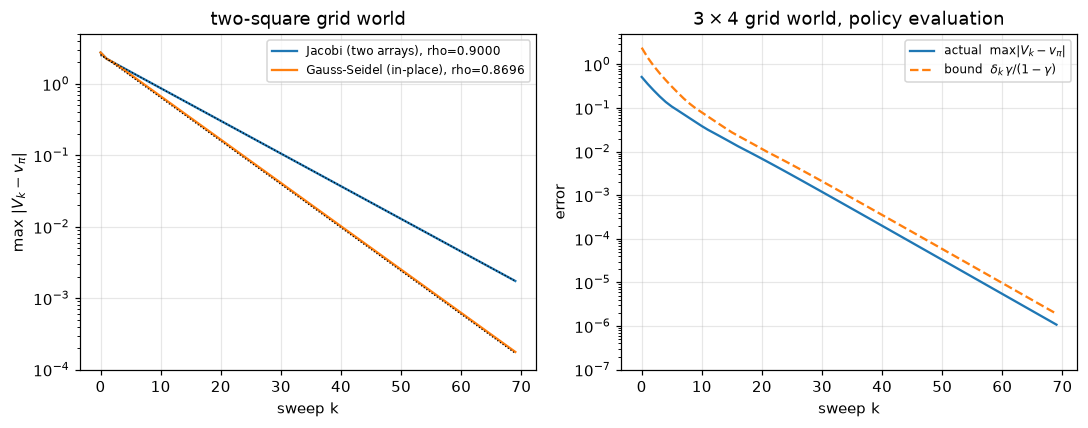

Python code for this plot:
"""논문 그림 생성 스크립트 (ch04_dp.tex의 그림 하나를 만든다).

왼쪽 : 두 칸짜리 그리드 월드에서 야코비(배열 둘)와 가우스-자이델(제자리) 갱신의
       오차 감소를 비교한다. 점선은 각 반복 행렬의 스펙트럼 반지름이 예측하는 기울기다.
오른쪽: 3x4 그리드 월드의 반복적 정책 평가에서 '실제 오차'와 정지 규칙이 보는
       'delta x gamma/(1-gamma)' 상한을 나란히 그린다.

실행:  python ch04/paper/fig_convergence.py
"""
import os
import sys

sys.path.append(os.path.join(os.path.dirname(os.path.abspath(__file__)), '..', '..'))

from collections import defaultdict

import matplotlib.pyplot as plt
import numpy as np

from common.gridworld import GridWorld
from ch04.s04_policy_eval import eval_onestep

GAMMA = 0.9
N_ITER = 70


def two_square_curves():
    """두 칸 세계에서 야코비/가우스-자이델의 오차 열을 만든다."""
    P = np.array([[0.5, 0.5], [0.5, 0.5]])
    r = np.array([0.0, -0.5])
    v_exact = np.linalg.solve(np.eye(2) - GAMMA * P, r)

    jacobi, gauss = [], []
    vj = np.zeros(2)
    vg = {'L1': 0.0, 'L2': 0.0}
    for _ in range(N_ITER):
        jacobi.append(np.max(np.abs(vj - v_exact)))
        gauss.append(max(abs(vg['L1'] - v_exact[0]), abs(vg['L2'] - v_exact[1])))
        vj = r + GAMMA * P @ vj
        vg['L1'] = 0.5 * (-1 + GAMMA * vg['L1']) + 0.5 * (1 + GAMMA * vg['L2'])
        vg['L2'] = 0.5 * (0 + GAMMA * vg['L1']) + 0.5 * (-1 + GAMMA * vg['L2'])

    # 반복 행렬의 스펙트럼 반지름
    L = np.tril(P, -1)
    DU = P - L
    rho_j = max(abs(np.linalg.eigvals(GAMMA * P)))
    rho_g = max(abs(np.linalg.eigvals(np.linalg.inv(np.eye(2) - GAMMA * L) @ (GAMMA * DU))))
    return jacobi, gauss, rho_j, rho_g


def grid_curves():
    """3x4 그리드에서 스윕마다 실제 오차와 delta 기반 상한을 잰다."""
    env = GridWorld()
    pi = defaultdict(lambda: {0: 0.25, 1: 0.25, 2: 0.25, 3: 0.25})

    exact = defaultdict(lambda: 0)
    for _ in range(400):  # 충분히 수렴시킨 값을 참값으로 삼는다
        exact = eval_onestep(pi, exact, env, GAMMA)

    V = defaultdict(lambda: 0)
    errors, bounds = [], []
    for _ in range(N_ITER):
        old = V.copy()
        V = eval_onestep(pi, V, env, GAMMA)
        delta = max(abs(V[s] - old[s]) for s in V.keys())
        errors.append(max(abs(V[s] - exact[s]) for s in env.states()))
        bounds.append(delta * GAMMA / (1 - GAMMA))
    return errors, bounds


def main():
    jacobi, gauss, rho_j, rho_g = two_square_curves()
    errors, bounds = grid_curves()

    fig, (ax1, ax2) = plt.subplots(1, 2, figsize=(10, 4))

    ks = np.arange(N_ITER)
    ax1.semilogy(ks, jacobi, label=f'Jacobi (two arrays), rho={rho_j:.4f}')
    ax1.semilogy(ks, gauss, label=f'Gauss-Seidel (in-place), rho={rho_g:.4f}')
    ax1.semilogy(ks, jacobi[1] * rho_j ** (ks - 1.0), 'k:', lw=0.8)
    ax1.semilogy(ks, gauss[1] * rho_g ** (ks - 1.0), 'k:', lw=0.8)
    ax1.set_xlabel('sweep k')
    ax1.set_ylabel(r'max $|V_k - v_\pi|$')
    ax1.set_title('two-square grid world')
    ax1.set_ylim(1e-4, 5)
    ax1.legend(fontsize=8)
    ax1.grid(True, alpha=0.3)

    ax2.semilogy(ks, errors, label=r'actual  max$|V_k - v_\pi|$')
    ax2.semilogy(ks, bounds, '--', label=r'bound  $\delta_k\,\gamma/(1-\gamma)$')
    ax2.set_xlabel('sweep k')
    ax2.set_ylabel('error')
    ax2.set_title(r'$3\times4$ grid world, policy evaluation')
    ax2.set_ylim(1e-7, 5)
    ax2.legend(fontsize=8)
    ax2.grid(True, alpha=0.3)

    fig.tight_layout()
    out = os.path.join(os.path.dirname(os.path.abspath(__file__)), 'fig_convergence.png')
    fig.savefig(out, dpi=110, bbox_inches='tight')
    print('그래프 저장:', out)


if __name__ == '__main__':
    main()
